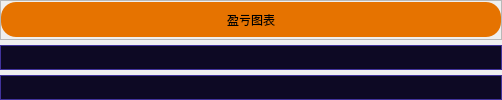
                      <widget class="QWidget" name="tab_2">
                       <attribute name="title">
                        <string>折线图</string>
                       </attribute>
                       <layout class="QVBoxLayout" name="verticalLayout_47">
                        <property name="spacing">
                         <number>5</number>
                        </property>
                        <property name="leftMargin">
                         <number>0</number>
                        </property>
                        <property name="topMargin">
                         <number>0</number>
                        </property>
                        <property name="rightMargin">
                         <number>0</number>
                        </property>
                        <property name="bottomMargin">
                         <number>0</number>
                        </property>
                        <item>
                         <widget class="QFrame" name="frame_71">
                          <property name="minimumSize">
                           <size>
                            <width>0</width>
                            <height>40</height>
                           </size>
                          </property>
                          <property name="maximumSize">
                           <size>
                            <width>16777215</width>
                            <height>40</height>
                           </size>
                          </property>
                          <property name="frameShape">
                           <enum>QFrame::StyledPanel</enum>
                          </property>
                          <property name="frameShadow">
                           <enum>QFrame::Raised</enum>
                          </property>
                          <layout class="QHBoxLayout" name="horizontalLayout_42">
                           <property name="spacing">
                            <number>0</number>
                           </property>
                           <property name="leftMargin">
                            <number>0</number>
                           </property>
                           <property name="topMargin">
                            <number>0</number>
                           </property>
                           <property name="rightMargin">
                            <number>0</number>
                           </property>
                           <property name="bottomMargin">
                            <number>0</number>
                           </property>
                           <item>
                            <widget class="QPushButton" name="pushButton_account_manage_3">
                             <property name="minimumSize">
                              <size>
                               <width>500</width>
                               <height>35</height>
                              </size>
                             </property>
                             <property name="maximumSize">
                              <size>
                               <width>1000</width>
                               <height>16777215</height>
                              </size>
                             </property>
                             <property name="styleSheet">
                              <string notr="true">QPushButton{	
	
	background-color: rgb(230, 115, 0);
	font: 700 20pt &quot;等线&quot;;
	border-radius: 15px;
}
QPushButton:hover{
	border: 3px solid rgb(255, 200, 0);  
}
QPushButton:pressed{
	color: green;
	border-color: rgb(255, 0, 0);
    background-color: rgb(255, 255, 0);
}
QPushButton:disabled{
	color: rgb(31, 31, 31);
    background-color: rgb(152, 152, 152);
}</string>
                             </property>
                             <property name="text">
                              <string>盈亏图表</string>
                             </property>
                            </widget>
                           </item>
                          </layout>
                         </widget>
                        </item>
                        <item>
                         <widget class="QFrame" name="frame_72">
                          <property name="styleSheet">
                           <string notr="true">QFrame {
	background-color: rgb(13, 9, 36);
	border: 1px solid rgb(65, 51, 156);
	border-radius: 15px;
}
QFrame:hover {
	border: 2px solid rgb(255, 85, 0);
}</string>
                          </property>
                          <property name="frameShape">
                           <enum>QFrame::StyledPanel</enum>
                          </property>
                          <property name="frameShadow">
                           <enum>QFrame::Raised</enum>
                          </property>
                          <widget class="QLabel" name="label_15">
                           <property name="geometry">
                            <rect>
                             <x>320</x>
                             <y>260</y>
                             <width>500</width>
                             <height>40</height>
                            </rect>
                           </property>
                           <property name="minimumSize">
                            <size>
                             <width>500</width>
                             <height>40</height>
                            </size>
                           </property>
                           <property name="styleSheet">
                            <string notr="true">font: 700 16pt &quot;等线&quot;;
color: rgb(255, 0, 127);
border: none;</string>
                           </property>
                           <property name="text">
                            <string>图表功能还没做出来，后续会更新</string>
                           </property>
                          </widget>
                         </widget>
                        </item>
                        <item>
                         <widget class="QFrame" name="frame_73">
                          <property name="maximumSize">
                           <size>
                            <width>16777215</width>
                            <height>100</height>
                           </size>
                          </property>
                          <property name="styleSheet">
                           <string notr="true">QFrame {
	background-color: rgb(13, 9, 36);
	border: 1px solid rgb(65, 51, 156);
	border-radius: 15px;
}
QFrame:hover {
	border: 2px solid rgb(255, 85, 0);
}</string>
                          </property>
                          <property name="frameShape">
                           <enum>QFrame::StyledPanel</enum>
                          </property>
                          <property name="frameShadow">
                           <enum>QFrame::Raised</enum>
                          </property>
                         </widget>
                        </item>
                       </layout>
                      </widget>
